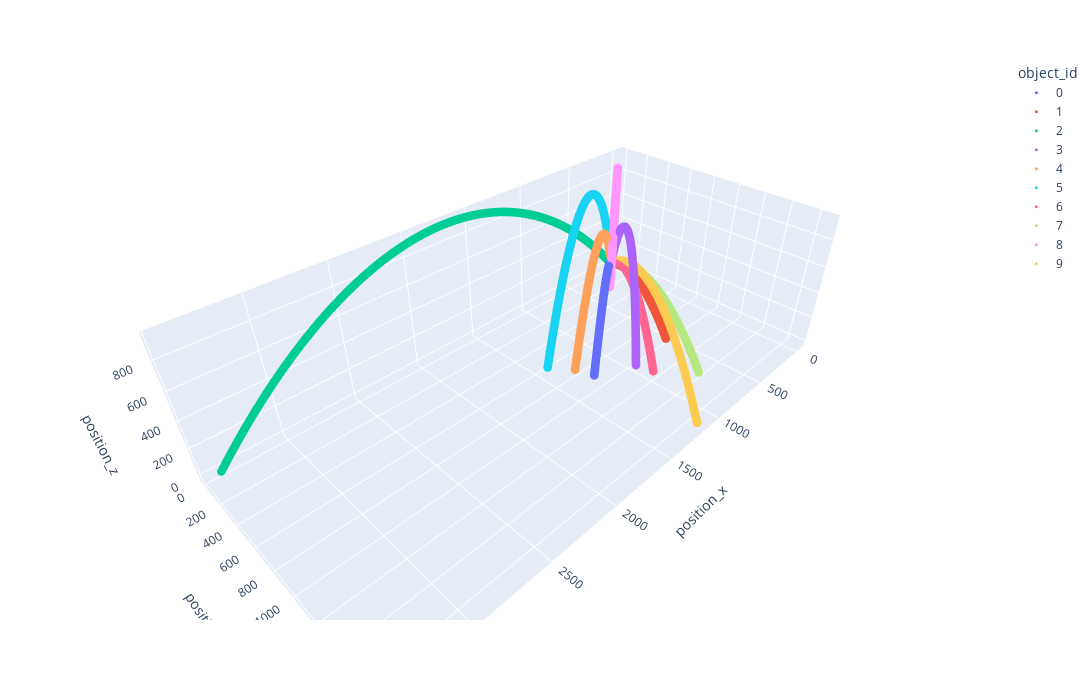

Source (notebook cell):
### Code cell
# Plot Trajectories
fig = px.scatter_3d(
    all_trajs, x="position_x", y="position_y", z="position_z", color="object_id", width=FULL_WIDTH, height=FULL_HEIGHT,
)
fig.update_traces(
    marker={"size":3},
    selector={"mode":'markers'}
)
fig.show()

### Figure 1 — Plotly figure (JSON) as saved in the notebook; plotly's stock layout.template omitted (floating-point values rounded to 4 significant figures; data arrays with more than 128 entries replaced by an {"elided": "..."} marker saying what was removed)
{"data": [{"hovertemplate": "object_id=0<br>position_x=%{x}<br>position_y=%{y}<br>position_z=%{z}<extra></extra>", "legendgroup": "0", "marker": {"color": "#636efa", "size": 3, "symbol": "circle"}, "mode": "markers", "name": "0", "scene": "scene", "showlegend": true, "type": "scatter3d", "x": {"elided": "145 float values"}, "y": {"elided": "145 float values"}, "z": {"elided": "145 float values"}}, {"hovertemplate": "object_id=1<br>position_x=%{x}<br>position_y=%{y}<br>position_z=%{z}<extra></extra>", "legendgroup": "1", "marker": {"color": "#EF553B", "size": 3, "symbol": "circle"}, "mode": "markers", "name": "1", "scene": "scene", "showlegend": true, "type": "scatter3d", "x": [0, 5.165, 10.33, 15.5, 20.66, 25.83, 30.99, 36.16, 41.32, 46.49, 51.65, 56.82, 61.98, 67.15, 72.31, 77.48, 82.64, 87.81, 92.97, 98.14, 103.3, 108.5, 113.6, 118.8, 124.0, 129.1, 134.3, 139.5, 144.6, 149.8, 155.0, 160.1, 165.3, 170.5, 175.6, 180.8, 185.9, 191.1, 196.3, 201.4, 206.6, 211.8, 216.9, 222.1, 227.3, 232.4, 237.6, 242.8, 247.9, 253.1, 258.3, 263.4, 268.6, 273.8, 278.9, 284.1, 289.3, 294.4, 299.6, 304.7, 309.9, 315.1, 320.2, 325.4, 330.6, 335.7, 340.9, 346.1, 351.2, 356.4, 361.6, 366.7, 371.9, 377.1, 382.2, 387.4, 392.6, 397.7, 402.9, 408.1, 413.2, 418.4, 423.5, 428.7, 433.9, 439.0, 444.2, 449.4, 454.5, 459.7, 464.9, 470.0, 475.2, 480.4, 485.5, 490.7, 495.9, 501.0, 506.2, 511.4, 516.5, 521.7, 526.9, 532.0, 537.2, 542.4, 547.5, 552.7, 557.8, 563.0, 568.2, 573.3, 578.5], "y": [0, 8.946, 17.89, 26.84, 35.79, 44.73, 53.68, 62.63, 71.57, 80.52, 89.46, 98.41, 107.4, 116.3, 125.3, 134.2, 143.1, 152.1, 161.0, 170.0, 178.9, 187.9, 196.8, 205.8, 214.7, 223.7, 232.6, 241.6, 250.5, 259.4, 268.4, 277.3, 286.3, 295.2, 304.2, 313.1, 322.1, 331.0, 340.0, 348.9, 357.9, 366.8, 375.8, 384.7, 393.6, 402.6, 411.5, 420.5, 429.4, 438.4, 447.3, 456.3, 465.2, 474.2, 483.1, 492.1, 501.0, 509.9, 518.9, 527.8, 536.8, 545.7, 554.7, 563.6, 572.6, 581.5, 590.5, 599.4, 608.4, 617.3, 626.3, 635.2, 644.1, 653.1, 662.0, 671.0, 679.9, 688.9, 697.8, 706.8, 715.7, 724.7, 733.6, 742.6, 751.5, 760.4, 769.4, 778.3, 787.3, 796.2, 805.2, 814.1, 823.1, 832.0, 841.0, 849.9, 858.9, 867.8, 876.8, 885.7, 894.6, 903.6, 912.5, 921.5, 930.4, 939.4, 948.3, 957.3, 966.2, 975.2, 984.1, 993.1, 1002.0], "z": [0, 5.444, 10.79, 16.04, 21.19, 26.24, 31.19, 36.05, 40.8, 45.46, 50.02, 54.49, 58.85, 63.12, 67.29, 71.36, 75.33, 79.2, 82.98, 86.66, 90.24, 93.72, 97.1, 100.4, 103.6, 106.7, 109.7, 112.5, 115.3, 118.0, 120.6, 123.1, 125.5, 127.8, 130.1, 132.2, 134.2, 136.1, 137.9, 139.6, 141.2, 142.8, 144.2, 145.5, 146.7, 147.9, 148.9, 149.8, 150.6, 151.4, 152.0, 152.6, 153.0, 153.3, 153.6, 153.7, 153.8, 153.7, 153.6, 153.3, 153.0, 152.5, 152.0, 151.4, 150.6, 149.8, 148.9, 147.8, 146.7, 145.5, 144.2, 142.7, 141.2, 139.6, 137.9, 136.1, 134.1, 132.1, 130.0, 127.8, 125.5, 123.1, 120.6, 118.0, 115.3, 112.5, 109.6, 106.6, 103.5, 100.3, 97.05, 93.66, 90.18, 86.6, 82.92, 79.14, 75.27, 71.29, 67.22, 63.05, 58.78, 54.42, 49.95, 45.39, 40.73, 35.97, 31.11, 26.16, 21.11, 15.95, 10.7, 5.358, -0.08766]}, {"hovertemplate": "object_id=2<br>position_x=%{x}<br>position_y=%{y}<br>position_z=%{z}<extra></extra>", "legendgroup": "2", "marker": {"color": "#00cc96", "size": 3, "symbol": "circle"}, "mode": "markers", "name": "2", "scene": "scene", "showlegend": true, "type": "scatter3d", "x": {"elided": "279 float values"}, "y": {"elided": "279 int values"}, "z": {"elided": "279 float values"}}, {"hovertemplate": "object_id=3<br>position_x=%{x}<br>position_y=%{y}<br>position_z=%{z}<extra></extra>", "legendgroup": "3", "marker": {"color": "#ab63fa", "size": 3, "symbol": "circle"}, "mode": "markers", "name": "3", "scene": "scene", "showlegend": true, "type": "scatter3d", "x": {"elided": "230 float values"}, "y": {"elided": "230 float values"}, "z": {"elided": "230 float values"}}, {"hovertemplate": "object_id=4<br>position_x=%{x}<br>position_y=%{y}<br>position_z=%{z}<extra></extra>", "legendgroup": "4", "marker": {"color": "#FFA15A", "size": 3, "symbol": "circle"}, "mode": "markers", "name": "4", "scene": "scene", "showlegend": true, "type": "scatter3d", "x": {"elided": "220 float values"}, "y": {"elided": "220 float values"}, "z": {"elided": "220 float values"}}, {"hovertemplate": "object_id=5<br>position_x=%{x}<br>position_y=%{y}<br>position_z=%{z}<extra></extra>", "legendgroup": "5", "marker": {"color": "#19d3f3", "size": 3, "symbol": "circle"}, "mode": "markers", "name": "5", "scene": "scene", "showlegend": true, "type": "scatter3d", "x": {"elided": "274 float values"}, "y": {"elided": "274 float values"}, "z": {"elided": "274 float values"}}, {"hovertemplate": "object_id=6<br>position_x=%{x}<br>position_y=%{y}<br>position_z=%{z}<extra></extra>", "legendgroup": "6", "marker": {"color": "#FF6692", "size": 3, "symbol": "circle"}, "mode": "markers", "name": "6", "scene": "scene", "showlegend": true, "type": "scatter3d", "x": {"elided": "145 float values"}, "y": {"elided": "145 float values"}, "z": {"elided": "145 float values"}}, {"hovertemplate": "object_id=7<br>position_x=%{x}<br>position_y=%{y}<br>position_z=%{z}<extra></extra>", "legendgroup": "7", "marker": {"color": "#B6E880", "size": 3, "symbol": "circle"}, "mode": "markers", "name": "7", "scene": "scene", "showlegend": true, "type": "scatter3d", "x": {"elided": "143 float values"}, "y": {"elided": "143 float values"}, "z": {"elided": "143 float values"}}, {"hovertemplate": "object_id=8<br>position_x=%{x}<br>position_y=%{y}<br>position_z=%{z}<extra></extra>", "legendgroup": "8", "marker": {"color": "#FF97FF", "size": 3, "symbol": "circle"}, "mode": "markers", "name": "8", "scene": "scene", "showlegend": true, "type": "scatter3d", "x": {"elided": "275 float values"}, "y": {"elided": "275 float values"}, "z": {"elided": "275 float values"}}, {"hovertemplate": "object_id=9<br>position_x=%{x}<br>position_y=%{y}<br>position_z=%{z}<extra></extra>", "legendgroup": "9", "marker": {"color": "#FECB52", "size": 3, "symbol": "circle"}, "mode": "markers", "name": "9", "scene": "scene", "showlegend": true, "type": "scatter3d", "x": {"elided": "175 float values"}, "y": {"elided": "175 float values"}, "z": {"elided": "175 float values"}}], "layout": {"height": 700, "legend": {"title": {"text": "object_id"}, "tracegroupgap": 0}, "margin": {"t": 60}, "scene": {"domain": {"x": [0, 1], "y": [0, 1]}, "xaxis": {"title": {"text": "position_x"}}, "yaxis": {"title": {"text": "position_y"}}, "zaxis": {"title": {"text": "position_z"}}}, "width": 1100}}
